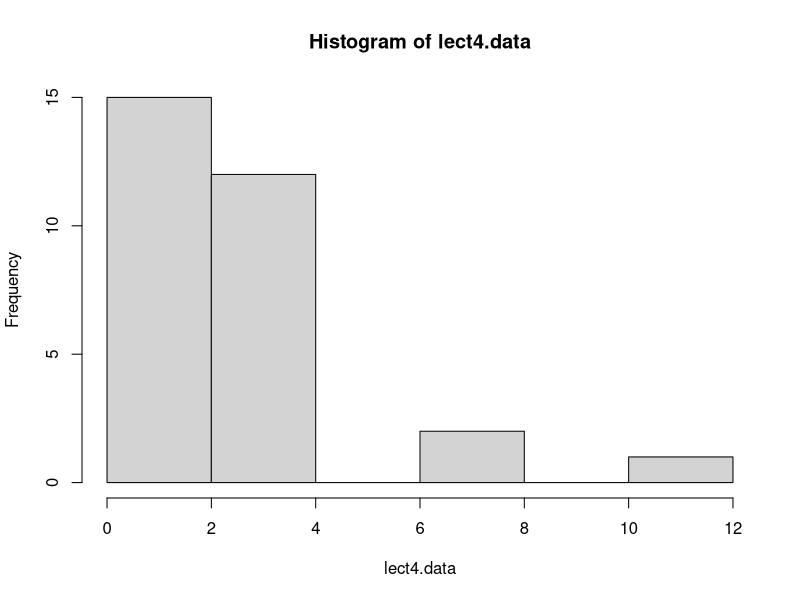
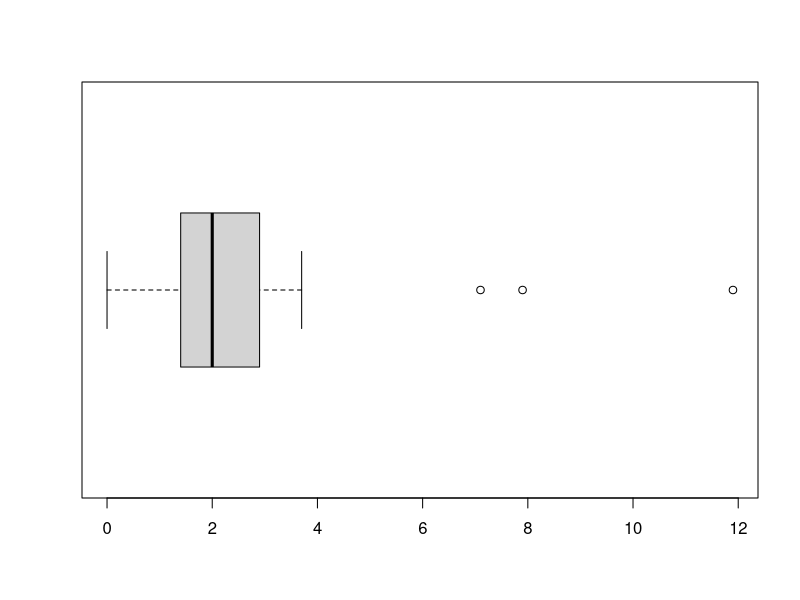

The R script that drew these images, in order:
#Maureen Kennedy
#TMATH 390 Lecture 4
lect4.data=c(0.0,0.4,0.8,1.0,1.0,1.2,1.3,1.4,1.5,1.7,1.8,1.8,1.8,
             1.9,1.9,2.1,2.7,2.8,2.8,2.9,2.9,2.9,2.9,3.0,3.1,3.3,
             3.7,7.1,7.9,11.9)
mean(lect4.data)
var(lect4.data)
sd(lect4.data)
summary(lect4.data)
hist(lect4.data)
boxplot(lect4.data,horizontal = TRUE)
